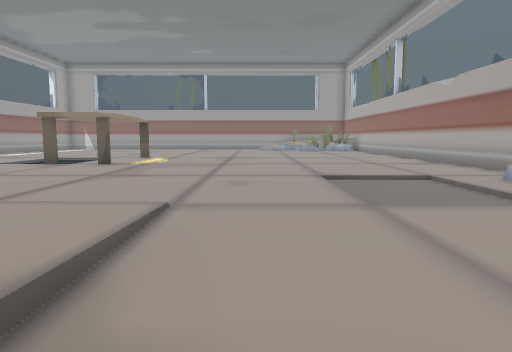
view 1 (above)

16 first-person views from a walk through a 3-D level made in the Unity game engine. The camera is 1.5 m above the floor, tilts 6° down and sees 70° across. The floor is counted in squares, 2 m on a side. Each view is taken from the middle of a square. On the plan, view 1 faces up. The plan holds only what a view shows up to about 11 squares ahead; the rest is blank. The place goes on beyond the plan. Some surface patterns are stand-ins.

view 2
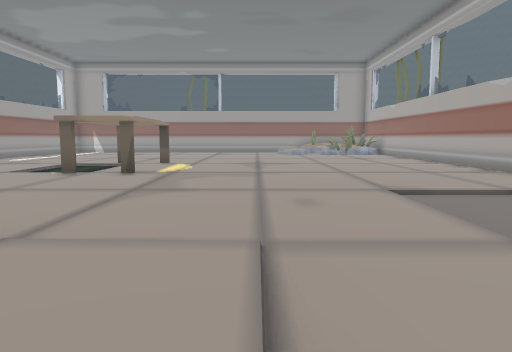

view 3
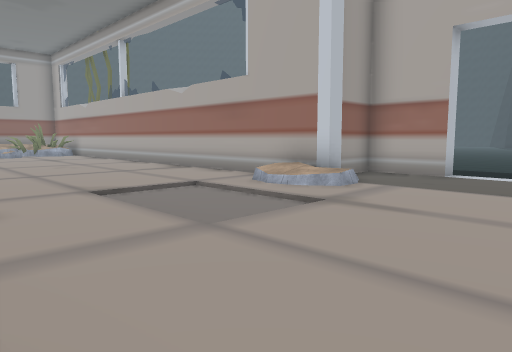

view 4
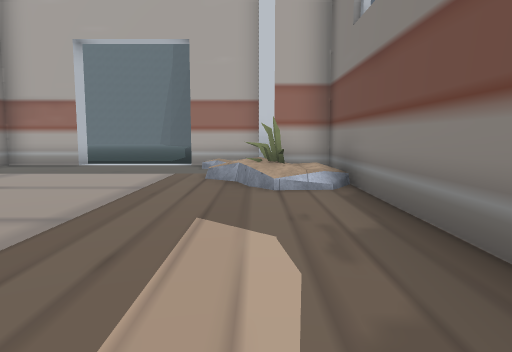

view 5
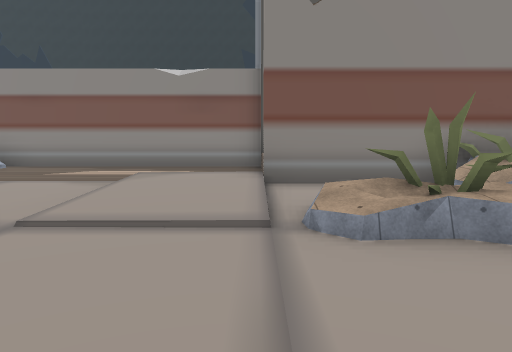

view 6
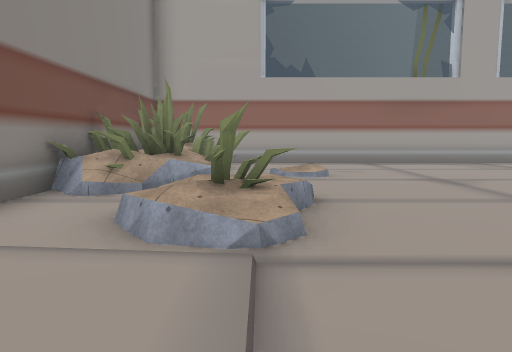

view 7
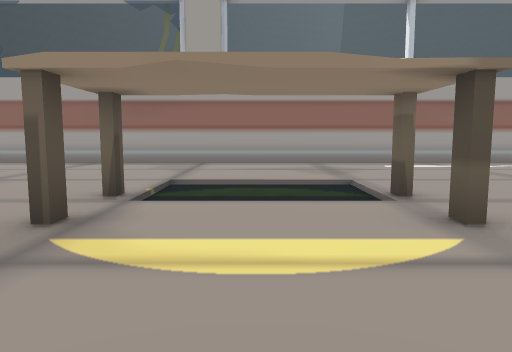

view 8
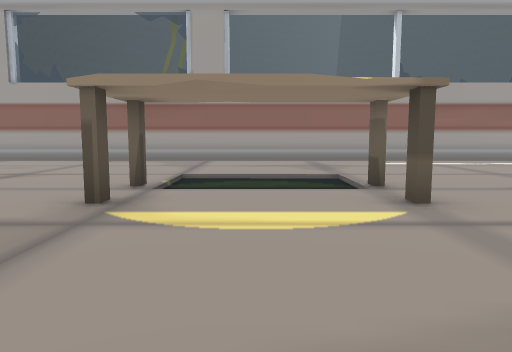

view 9
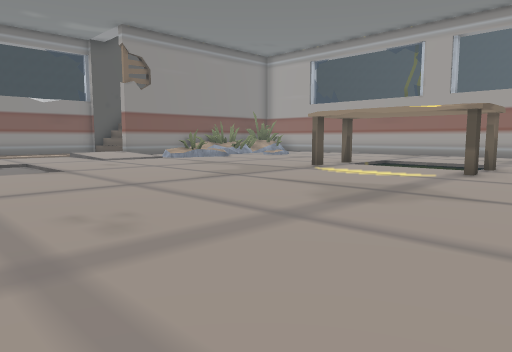

view 10
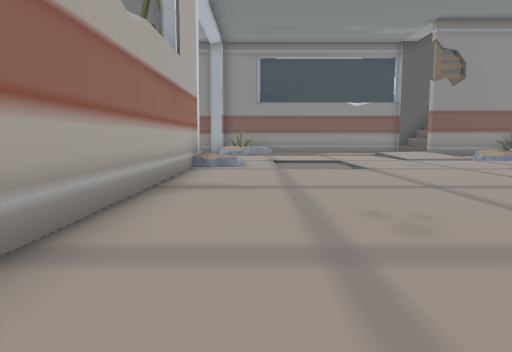

view 11
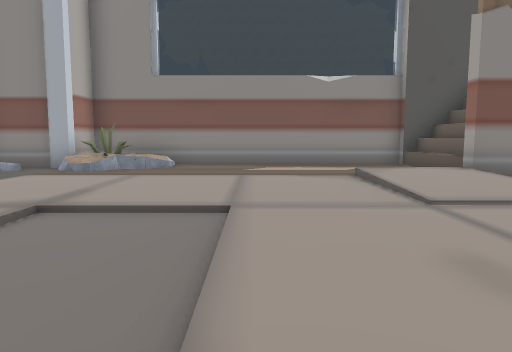

view 12
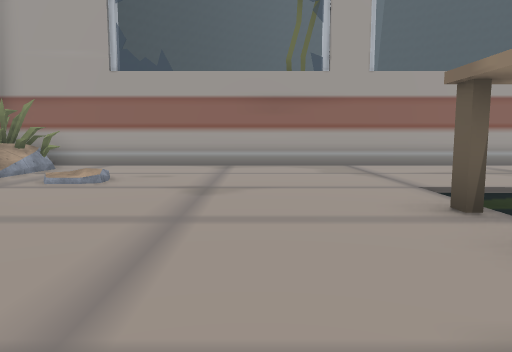

view 13
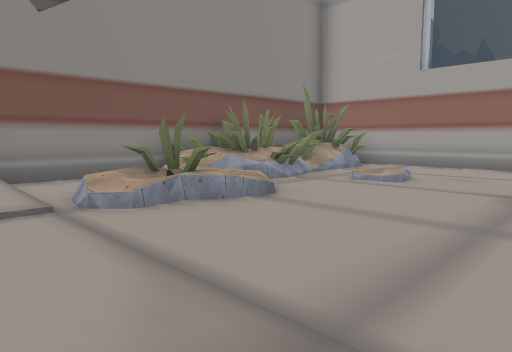

view 14
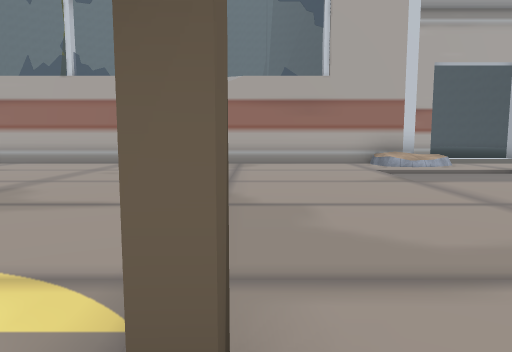

view 15
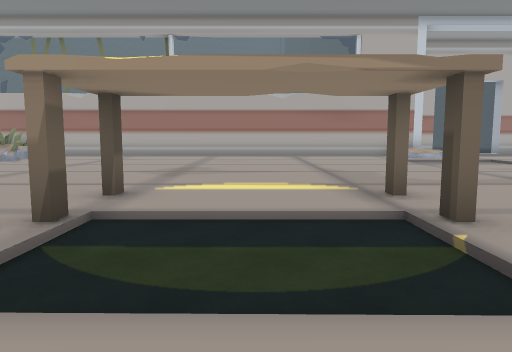

view 16
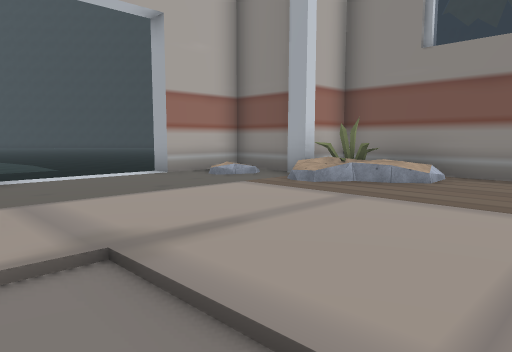

### Floor plan
Key: @ floor where view 1 was taken; # wall or solid block; . main floor; : floor 0.25 m higher than the main floor; - floor 0.25 m lower than the main floor; + floor 0.5 m higher than the main floor; / step, stairs or slope; = window, fence, low wall or low ledge.
Columns run from 12 left of view 1 to 13 right of it. Each row starts with its distance up from view 1.
 16 #.................#
 15 #.................#
 14 #.....#.#.........#
 13 #....--...........#
 12 #....--...........#
 11 #....--...........#
 10 #.....#.#.........#
  9 #.................#
  8 #.................#
  7 #.............-/..#
  6 #.............--.+###
  5 #...:.........--.+#.#
  4 #...../#+//...//....# --
  3 ###=#==#//:/.........-----
  2 #######../:/.........-----
  1 #    ####/:/.........----
  0         #...@......+# --
 -1         #.......=####
 -2         #.......###
 -3         ###########

Where each view was taken, in squares from view 1:
view 1: 0 up, 0 right, facing up
view 2: 1 up, 1 left, facing up
view 3: 1 up, 1 left, facing up-right
view 4: 1 down, 2 left, facing right
view 5: 7 up, 3 left, facing down
view 6: 4 up, 1 left, facing left
view 7: 12 up, 1 left, facing left
view 8: 12 up, 0 right, facing left
view 9: 16 up, 4 right, facing down-left
view 10: 16 up, 4 right, facing down
view 11: 8 up, 1 right, facing down
view 12: 8 up, 2 left, facing left
view 13: 8 up, 2 left, facing down-left
view 14: 10 up, 5 left, facing right
view 15: 12 up, 9 left, facing right
view 16: 5 up, 1 right, facing down-right
